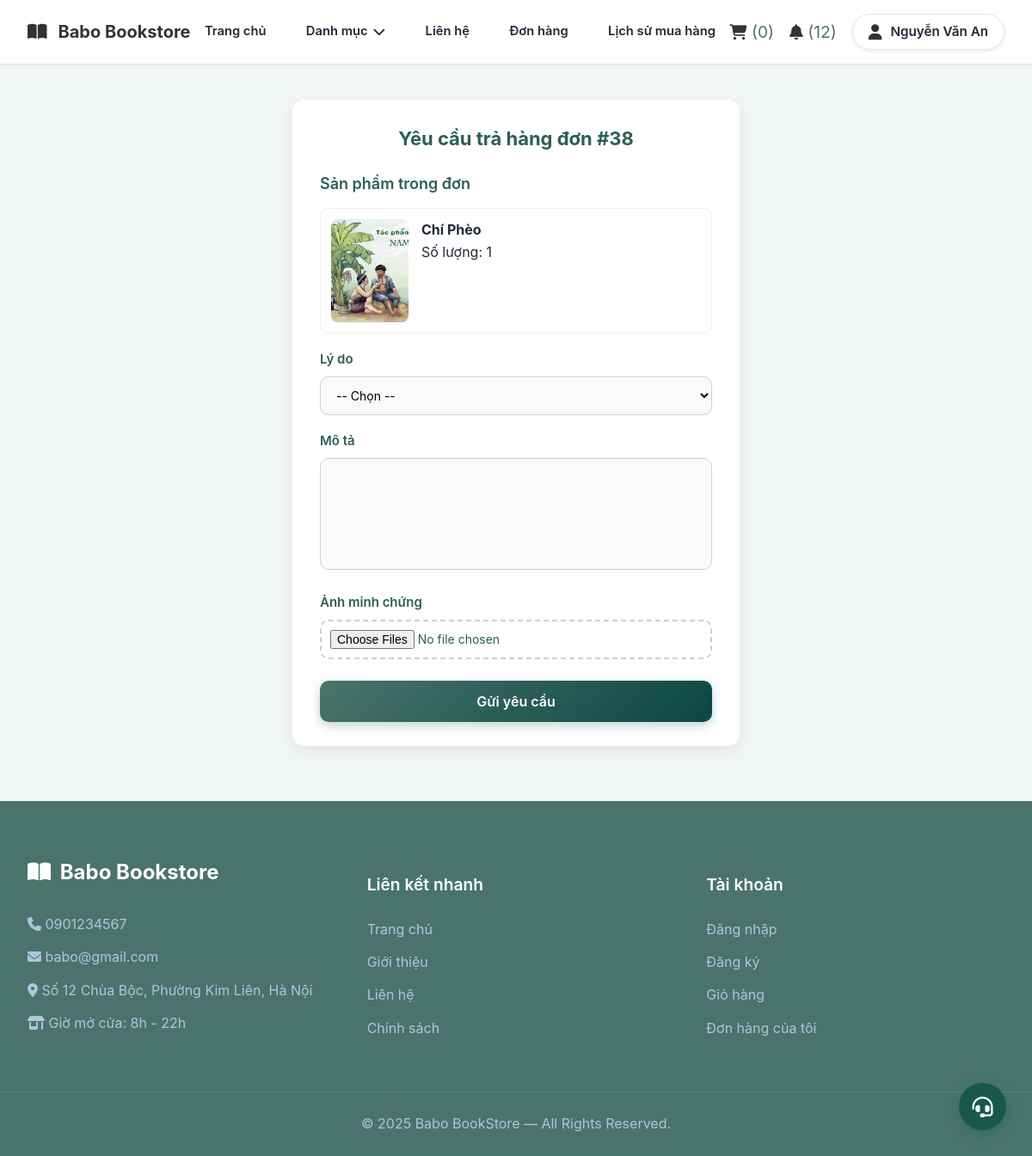
The app's page /return_request.php?id=38 (signed in) with its own data.
### tables this page shows
CREATE TABLE `users` (
  `user_id` int(11) NOT NULL,
  `full_name` varchar(100) NOT NULL,
  `email` varchar(150) NOT NULL,
  `password` varchar(255) NOT NULL,
  `phone` varchar(20) NOT NULL,
  `gender` enum('Nữ','Nam','Khác','') NOT NULL,
  `dob` date NOT NULL,
  `role` enum('customer','admin','','') NOT NULL,
  `created_at` datetime NOT NULL DEFAULT current_timestamp(),
  `status` enum('active','banned','','') NOT NULL,
  `reset_token` varchar(64) DEFAULT NULL,
  `token_expiry` datetime DEFAULT NULL,
  `login_attempts` int(11) DEFAULT 0,
  `last_attempt` datetime DEFAULT NULL
);

CREATE TABLE `order_items` (
  `id` int(11) NOT NULL,
  `order_id` int(11) NOT NULL,
  `book_id` int(11) NOT NULL,
  `quantity` int(11) NOT NULL,
  `price_at_order` decimal(10,2) NOT NULL
);

CREATE TABLE `books` (
  `book_id` int(11) NOT NULL,
  `title` varchar(255) NOT NULL,
  `slug` varchar(255) DEFAULT NULL,
  `description` text NOT NULL,
  `publish_year` year(4) NOT NULL,
  `pages` int(11) NOT NULL,
  `weight` int(11) NOT NULL,
  `cover_type` enum('hard','soft','','') NOT NULL,
  `price` decimal(10,2) NOT NULL,
  `discounted_price` decimal(10,2) NOT NULL,
  `stock_quantity` int(11) NOT NULL,
  `category_id` int(11) NOT NULL,
  `publisher_id` int(11) NOT NULL,
  `created_at` datetime NOT NULL DEFAULT current_timestamp(),
  `updated_at` datetime NOT NULL DEFAULT current_timestamp() ON UPDATE current_timestamp(),
  `status` enum('active','hidden','','') NOT NULL
);

### return_request.php (the view, shortened to what this page needs)
<?php
include 'connect.php';
$order_id = (int)$_GET['id'];
$sql_items = "
    SELECT
        oi.quantity,
        b.title,
        (SELECT url FROM images WHERE book_id = b.book_id LIMIT 1) AS book_image
    FROM order_items oi
    JOIN books b ON oi.book_id = b.book_id
    WHERE oi.order_id = ?
";
$stmt2 = $ocon->prepare($sql_items);
$stmt2->bind_param("i", $order_id);
$stmt2->execute();
$items_rs = $stmt2->get_result();
?>
<!DOCTYPE html>
<html lang="vi">
<head>
<link rel="stylesheet" href="css/style.css">
<link rel="stylesheet" href="css/return_request.css">
<link rel="stylesheet" href="https://cdnjs.cloudflare.com/ajax/libs/font-awesome/6.4.0/css/all.min.css">
</head>
<body>
<?php include 'header.php'; ?>
<div class="container">
<h2>Yêu cầu trả hàng đơn #<?= $order_id ?></h2>
<h3>Sản phẩm trong đơn</h3>
<?php while ($it = $items_rs->fetch_assoc()): ?>
<div class="return_item">
<img src="<?= $it['book_image'] ?: 'img/placeholder-book.png' ?>" class="return_item_img">
<div>
<strong><?= htmlspecialchars($it['title']) ?></strong>
<p>Số lượng: <?= $it['quantity'] ?></p>
</div>
</div>
<?php endwhile; ?>
<?php if (!isset($_GET['sent'])): ?>
<form method="post" enctype="multipart/form-data">
<label>Lý do</label>
<select name="reason" required>
<option value="">-- Chọn --</option>
</select>
<label>Mô tả</label>
<textarea name="description" required></textarea>
<label>Ảnh minh chứng</label>
<input type="file" name="images[]" multiple>
<button type="submit" name="submit">Gửi yêu cầu</button>
</form>
<?php else: ?>
<a href="return_cancel.php?id=<?= $order_id ?>" class="cancel_btn"
onclick="return confirm('Hủy yêu cầu trả hàng?')">Hủy yêu cầu trả hàng</a>
<?php endif; ?>
</div>
<?php include 'footer.php'; ?>
</body>
</html>

### header.php (shortened to what this page needs)
<?php
include 'connect.php';
$unread_notif = 0;
$cart_id = 0;
$user_name = "";
if (isset($_SESSION['user_id'])) {
    $user_id = $_SESSION['user_id'];
    $user_query = mysqli_query($ocon, "SELECT full_name, role FROM users WHERE user_id = '$user_id'");
    if ($user = mysqli_fetch_assoc($user_query)) {
        $user_name = $user['full_name'];
    }
$unread_notif = 0;
if (!empty($_SESSION['user_id'])) {
    $user_id = intval($_SESSION['user_id']);
    $q = mysqli_query($ocon,
        "SELECT COUNT(*) AS total
         FROM notifications_customer
         WHERE user_id=$user_id AND is_read=0"
    );
    $unread_notif = ($q && $row = mysqli_fetch_assoc($q)) ? $row['total'] : 0;
}
    $cart_query = mysqli_query($ocon, "SELECT cart_id FROM carts WHERE user_id = '$user_id'");
    if (mysqli_num_rows($cart_query) > 0) {
        $cart = mysqli_fetch_assoc($cart_query);
        $cart_id = $cart['cart_id'];
    } else {
        mysqli_query($ocon, "INSERT INTO carts(user_id) VALUES('$user_id')");
        $cart_id = mysqli_insert_id($ocon);
    }
}
$total_cart_items = 0;
if ($cart_id > 0) {
    $count_cart_items = mysqli_query($ocon, "SELECT * FROM cart_items WHERE cart_id = '$cart_id'");
    $total_cart_items = mysqli_num_rows($count_cart_items);
}
?>
<link rel="stylesheet" href="CSS/header.css">
<header class="user_header">
    <div class="header_1">
        <div class="user_flex">
            <a href="index.php" class="book_logo">
                <i class="fas fa-book-open"></i> Babo Bookstore
            </a>
            <nav class="navbar">
                <a href="index.php">Trang chủ</a>
                <div class="category_menu">
    <a href="javascript:void(0)" class="category_btn">Danh mục <i class="fas fa-chevron-down"></i></a>
</div>
                <a href="contact.php">Liên hệ</a>
                <a href="order.php">Đơn hàng</a>
                <a href="purchase_history.php">Lịch sử mua hàng</a>
            </nav>
            <div class="icons">
                <a href="cart.php">
                    <i class="fas fa-shopping-cart"></i>
                    <span>(<?php echo $total_cart_items; ?>)</span>
                </a>
                <a href="notification_customer.php" class="notif_icon">
                    <i class="fas fa-bell"></i>
                    <?php if ($unread_notif > 0): ?>
                        (<span class="notif_count"><?= $unread_notif ?></span>)
                    <?php endif; ?>
                </a>
                <div class="user-menu">
                    <div id="user-btn" class="user_box">
    <i class="fas fa-user"></i>
    <span><?= $user_name ?: "Tài khoản" ?></span>
</div>
                </div>
            </div>
        </div>
    </div>
</header>

### CSS/style.css (style rules this page uses)
:root { --primary-color: #4a746b; --accent-color: #0b4644; --light-blue: #EFF6FF; --orange: #F59E0B; --text-color: #1F2937; --light-text: #4B5563; --white: #ffffff; --border-radius: 12px; --shadow: 0 10px 15px -3px rgba(0, 0, 0, 0.1), 0 4px 6px -2px rgba(0, 0, 0, 0.05); --transition: all 0.3s ease; }
* { margin: 0; padding: 0; box-sizing: border-box; font-family: 'Open Sans', sans-serif; text-decoration: none; list-style: none; border: none; outline: none; }
body { background-color: #f3f4f6; color: var(--text-color); line-height: 1.6; }
.user_header .header_1 { background-color: var(--white); border-bottom: 1px solid #e2e8f0; }
.user_flex { max-width: 1200px; margin: 0 auto; padding: 1rem 2rem; display: flex; align-items: center; justify-content: space-between; }
.book_logo { font-size: 1.5rem; font-weight: 700; color: var(--primary-color); display: flex; align-items: center; gap: 0.5rem; }
.user_flex .navbar { display: flex; gap: 2rem; }
.user_flex .navbar a { font-size: 1rem; color: var(--text-color); font-weight: 500; transition: var(--transition); }
.icons { display: flex; gap: 1.2rem; }
.icons a { font-size: 1.2rem; color: var(--primary-color); transition: var(--transition); }
.user_box { display: flex; align-items: center; gap: 10px; padding: 8px 18px; background: var(--white); border: 1px solid #e5e7eb; border-radius: 50px; box-shadow: 0 2px 5px rgba(0,0,0,0.08); transition: var(--transition); cursor: pointer; }
.user_box i { font-size: 1.3rem; color: var(--primary-color); }
.user_box span { font-size: 0.95rem; font-weight: 600; color: var(--text-color); white-space: nowrap; }
.user_flex .navbar { display: flex; align-items: center; gap: 1.4rem; }
.user_flex .navbar a { font-size: 0.92rem; font-weight: 600; color: var(--text-color); white-space: nowrap; transition: var(--transition); }
.category_menu .category_btn { font-size: 0.92rem !important; font-weight: 600; white-space: nowrap; }

### CSS/return_request.css (style rules this page uses)
* { margin: 0; padding: 0; box-sizing: border-box; font-family: "Inter", sans-serif; }
body { background: #f2f7f6; }
.container { width: 520px; margin: 40px auto; background: #ffffff; padding: 28px 32px; border-radius: 14px; box-shadow: 0 6px 18px rgba(0,0,0,0.08); animation: fadeIn 0.3s ease; }
h2 { font-size: 22px; color: #2c5e57; margin-bottom: 20px; text-align: center; font-weight: 700; }
h3 { color: #2c5e57; margin: 18px 0 14px; font-size: 18px; font-weight: 600; }
label { font-weight: 600; margin-top: 18px; display: block; color: #2c5e57; font-size: 15px; }
select, textarea, input[type='file'] { width: 100%; padding: 12px 14px; margin-top: 8px; border-radius: 10px; border: 1.7px solid #c4d5d3; background: #fafafa; font-size: 14px; transition: 0.25s; }
textarea { height: 130px; resize: none; }
input[type="file"] { padding: 10px; background: #ffffff; cursor: pointer; border: 2px dashed #c4d5d3; color: #2c5e57; transition: 0.25s; }
button { width: 100%; padding: 14px 0; background: linear-gradient(135deg, #4a746b, #0b4644); border: none; border-radius: 10px; color: white; font-size: 16px; font-weight: 600; margin-top: 25px; cursor: pointer; transition: 0.25s; box-shadow: 0 4px 12px rgba(11,70,68,0.25); }

### CSS/header.css (style rules this page uses)
.user_header { width: 100%; background: #fff; border-bottom: 1px solid #e6e6e6; }
.book_logo { font-size: 20px; color: #333; font-weight: bold; text-decoration: none; }
.book_logo i { margin-right: 5px; }
.navbar a { margin: 0 12px; text-decoration: none; color: #333; font-size: 15px; transition: 0.25s; }
.icons { display: flex; align-items: center; gap: 18px; }
.icons i { font-size: 18px; cursor: pointer; color: #333; transition: 0.25s; }
.user-menu { position: relative; display: inline-block; font-family: "Poppins", sans-serif; }
.category_menu { position: relative; }
.category_btn { cursor: pointer; display: flex; align-items: center; gap: 6px; }
.category_menu::after { content: ""; position: absolute; left: 0; top: 100%; width: 100%; height: 15px; }

### return_request.php (style rules this page uses)
.return_item { display:flex;gap:15px;background:#fff;padding:12px;border-radius:10px;margin-bottom:12px;border:1px solid #eee }
.return_item_img { width:90px;height:120px;object-fit:cover;border-radius:8px }

### records on screen
users: full_name "Nguyễn Văn An"
order_items: book.title "Chí Phèo", quantity "1"

### other values on screen
$total_cart_items "0"
$unread_notif "12"
$order_id "38"
